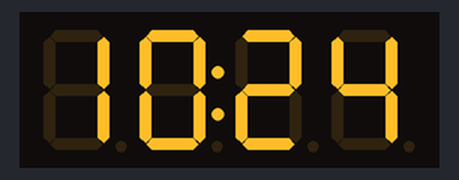
Bench run of a sketch on a simulated Arduino Uno, built with avr-gcc and run on an emulated ATmega328P. Parts: 4-digit seven-segment display. The local clock reads 2024-03-15 10:24:30 at power-on unless the sketch sets it.

Above: at 0.1 s.
At 90.1 s:
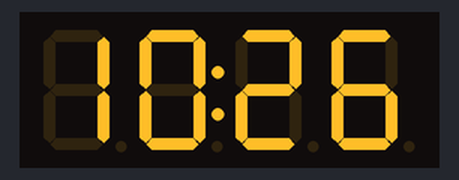

The sketch:

arduino-clock.ino
```cpp
#include <Wire.h>
#include <DS3231.h>
#include <Arduino.h>
#include <TM1637Display.h>

#define CLK 2
#define DIO 3
#define UPDATECYCLE 1000

DS3231 clock;
RTCDateTime dt;
TM1637Display display(CLK, DIO);

char Time24 [16]; //TOTO POJDE PREC
uint8_t Min, Hour, Sec;
uint8_t data[] = { 0xff, 0xff, 0xff, 0xff };
int Hour1, Hour2, Min1, Min2, dispNumber;

void setup()
{
 clock.begin();
 //clock.setDateTime(2020, 7, 23, 20, 14, 40);  //NASTAVENIE CASU (UZ ASI NETREBA)
 display.setBrightness(7);
}

void loop()
{
 dt = clock.getDateTime();
 Min = dt.minute;
 Hour = dt.hour;
 Hour1=Hour/10;
 Hour2=Hour-Hour1*10;
 Min1=Min/10;
 Min2=Min-Min1*10;
 dispNumber = Hour1*1000+Hour2*100+Min1*10+Min2;
 display.showNumberDecEx(dispNumber, 0b01000000, true, 4, 0);
 delay(UPDATECYCLE);
}
```
